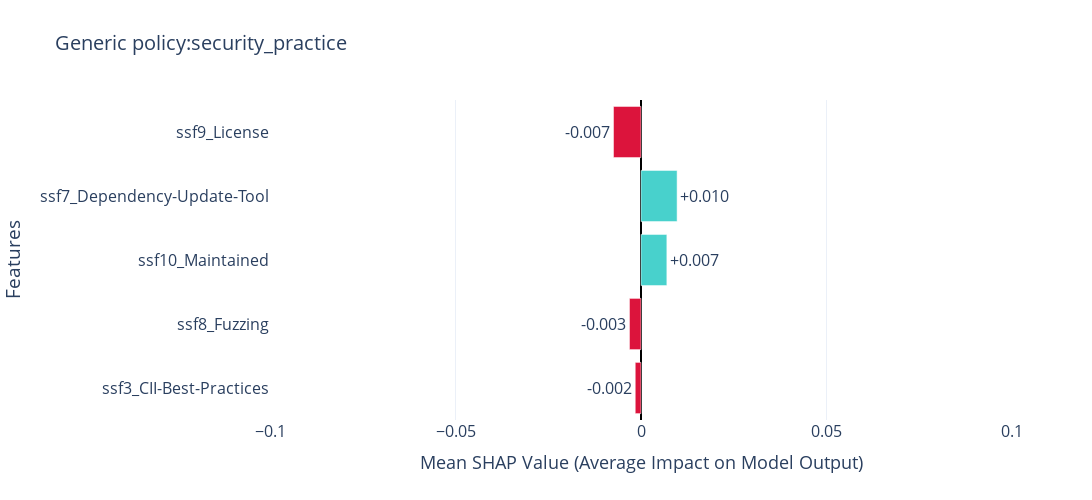

Notebook source saved alongside this figure:
### Code cell
# Compute absolute mean SHAP values for correct sorting
df_mean = df_class_1.abs().mean(numeric_only=True).reset_index()  
df_mean.columns = ['Feature', 'Mean |SHAP Value|']  # Calculate absolute mean SHAP values
df_mean = df_mean.sort_values(by="Mean |SHAP Value|", ascending=True)  # Sort by absolute impact

# Compute actual mean SHAP values for correct bar direction
df_signed_mean = df_class_1.mean(numeric_only=True).reset_index()
df_signed_mean.columns = ['Feature', 'Mean SHAP Value']

# Merge absolute and signed values while maintaining the correct order
df_final = df_mean.merge(df_signed_mean, on="Feature")

# Re-sort after merging to maintain correct order
df_final = df_final.sort_values(by="Mean |SHAP Value|", ascending=True)

# Assign colors: pink for positive, skyblue for negative values
df_final["Color"] = df_final["Mean SHAP Value"].apply(lambda x: "mediumturquoise" if x >= 0 else "crimson")

# Creating the horizontal bar plot with correct sorting and left/right direction
fig = go.Figure()

fig.add_trace(go.Bar(
    x=df_final["Mean SHAP Value"],  # Use signed values for correct left/right effect
    y=df_final["Feature"],  # Order is already sorted by absolute SHAP values
    orientation='h',
    marker=dict(color=df_final["Color"]),
    text=[f"{v:+.3f}" for v in df_final["Mean SHAP Value"]],  # ✅ Show signed values (+/-) correctly
    textposition="outside"
))

# Updating layout to ensure zero-centered importance plot
fig.update_layout(
    title=f"{cate}:{feature}",
    title_font_size=20,
    xaxis_title="Mean SHAP Value (Average Impact on Model Output)",
    xaxis_title_font_size=18, 
    yaxis_title="Features",
    yaxis_title_font_size=19,
    template="plotly_white",
    font=dict(size=16),  # Increase overall font size
    xaxis=dict(
        tickfont=dict(size=16),  # Increase x-axis tick label font size
        zeroline=True,  # Add a reference line at 0
        zerolinecolor="black",
        zerolinewidth=2,
        range=[-0.1, 0.1]
    ),
    yaxis=dict(
        tickfont=dict(size=16)  # Increase y-axis tick label font size
    ),
    showlegend=False,  # No legend needed
    width=1400,  # Set figure width
    height=500,  # Set figure height
)

# Show the plot
fig.show()

# # Ensure the "shap" directory exists before saving
# directory = "shap"
# os.makedirs(directory, exist_ok=True)  # Create folder if it doesn't exist

# # Define save path
# save_path = f"{directory}/{cate}_{feature}_plot.png"

# # Save the figure as an image
# fig.write_image(save_path)
# print(f"Figure saved successfully at: {save_path}")

### Figure 1 — Plotly figure (JSON) as saved in the notebook; plotly's stock layout.template omitted (floating-point values rounded to 4 significant figures)
{"data": [{"marker": {"color": ["crimson", "crimson", "mediumturquoise", "mediumturquoise", "crimson"]}, "orientation": "h", "text": ["-0.002", "-0.003", "+0.007", "+0.010", "-0.007"], "textposition": "outside", "type": "bar", "x": [-0.001553, -0.003105, 0.006968, 0.00973, -0.007415], "y": ["ssf3_CII-Best-Practices", "ssf8_Fuzzing", "ssf10_Maintained", "ssf7_Dependency-Update-Tool", "ssf9_License"]}], "layout": {"font": {"size": 16}, "height": 500, "showlegend": false, "title": {"font": {"size": 20}, "text": "Generic policy:security_practice"}, "width": 1400, "xaxis": {"range": [-0.1, 0.1], "tickfont": {"size": 16}, "title": {"font": {"size": 18}, "text": "Mean SHAP Value (Average Impact on Model Output)"}, "zeroline": true, "zerolinecolor": "black", "zerolinewidth": 2}, "yaxis": {"tickfont": {"size": 16}, "title": {"font": {"size": 19}, "text": "Features"}}}}
